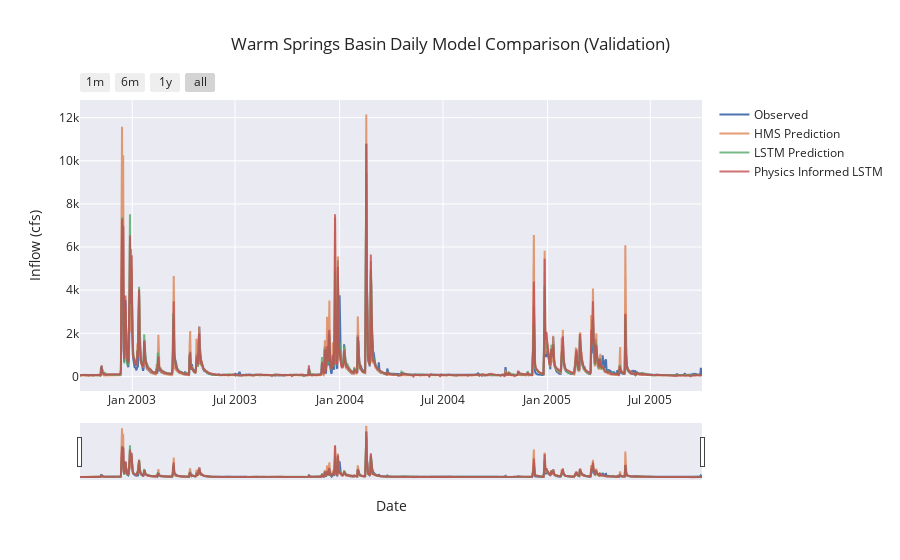

Notebook source saved alongside this figure:
### Code cell
if not skip_best_model_validation:
    fancyCombinedPlot(
        lstm_results=no_physics_val_csv,
        lstmPhysics_results=physics_val_csv,
        HMS_results=path_to_physics_data,
        title='Warm Springs Basin Daily Model Comparison (Validation)',
        fName="warm_springs_daily_val_metrics.csv",
        timeseries_filename ="warm_springs_daily_val_combined_ts.csv"
    )
else:
    fancyCombinedPlotFromDf(combined_df, title='Warm Springs Basin Daily Model Comparison (Validation)',
                             fName="warm_springs_daily_val_metrics.csv")

### Figure 1 — Plotly figure (JSON) as saved in the notebook; plotly's stock layout.template omitted (floating-point values rounded to 4 significant figures; data arrays with more than 128 entries replaced by an {"elided": "..."} marker saying what was removed)
{"data": [{"mode": "lines", "name": "Observed", "type": "scatter", "x": {"elided": "1096 str values"}, "y": {"elided": "1096 float values"}}, {"mode": "lines", "name": "HMS Prediction", "opacity": 0.8, "type": "scatter", "x": {"elided": "1096 str values"}, "y": {"elided": "1096 float values"}}, {"mode": "lines", "name": "LSTM Prediction", "opacity": 0.8, "type": "scatter", "x": {"elided": "1096 str values"}, "y": {"elided": "1096 float values"}}, {"mode": "lines", "name": "Physics Informed LSTM", "opacity": 0.8, "type": "scatter", "x": {"elided": "1096 str values"}, "y": {"elided": "1096 float values"}}], "layout": {"hovermode": "x unified", "title": {"text": "Warm Springs Basin Daily Model Comparison (Validation)"}, "xaxis": {"rangeselector": {"buttons": [{"count": 1, "label": "1m", "step": "month", "stepmode": "backward"}, {"count": 6, "label": "6m", "step": "month", "stepmode": "backward"}, {"count": 1, "label": "1y", "step": "year", "stepmode": "backward"}, {"step": "all"}]}, "rangeslider": {"visible": true}, "title": {"text": "Date"}, "type": "date"}, "yaxis": {"title": {"text": "Inflow (cfs)"}}}}
